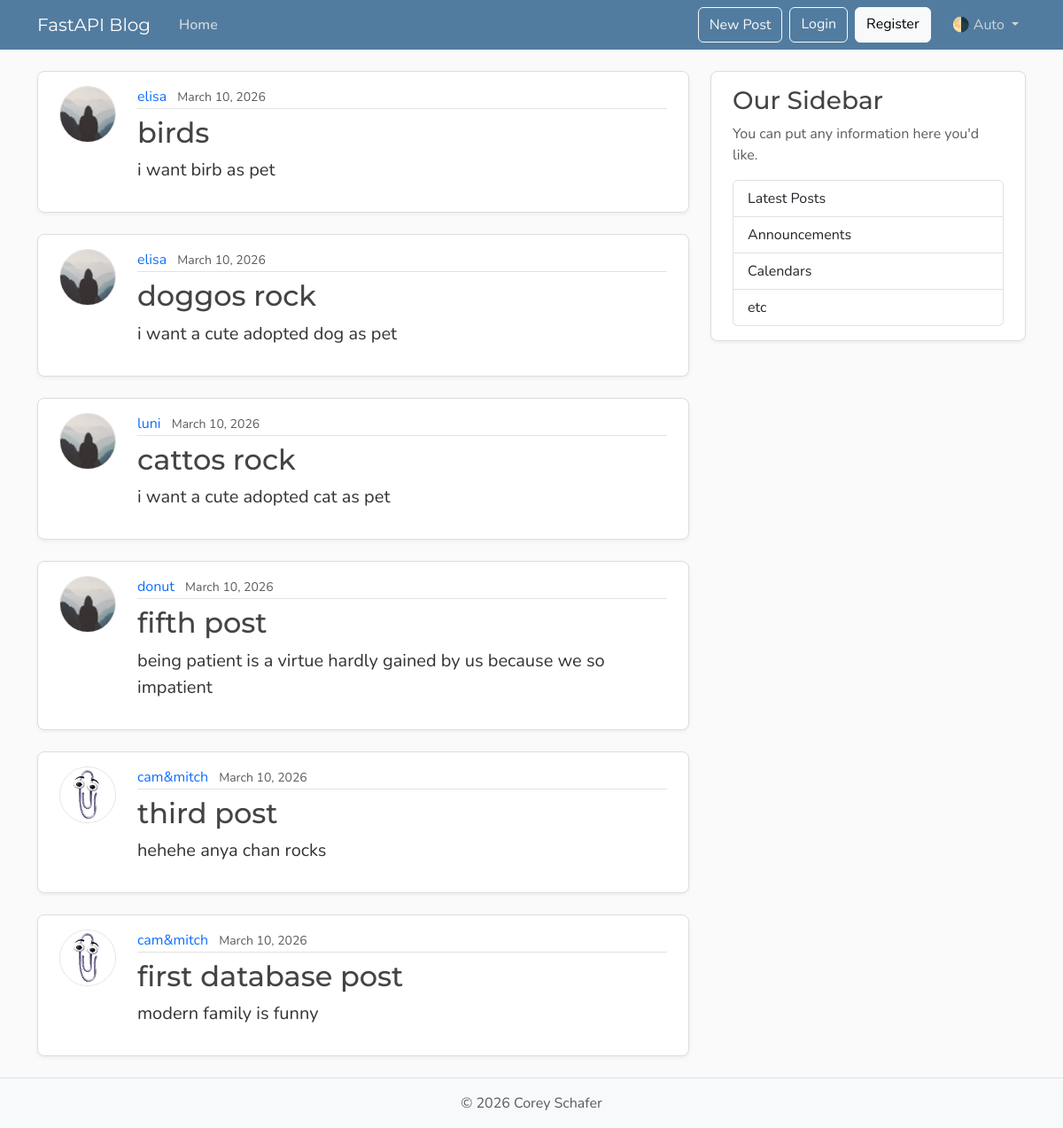
The page /posts on the database its author committed.
### models.py (models this page shows, shortened)
class Post(Base):
    __tablename__ = "posts"
    id: Mapped[int] = mapped_column(Integer, primary_key=True, index=True)
    title: Mapped[str] = mapped_column(String(100), nullable=False)
    content: Mapped[str] = mapped_column(Text, nullable=False)
    user_id: Mapped[int] = mapped_column(
        ForeignKey("users.id"),
        nullable=False,
        index = True,
    )
    date_posted: Mapped[datetime] = mapped_column(
        DateTime(timezone=True),
        default=lambda: datetime.now(UTC),
    )
    author: Mapped[User] = relationship(back_populates="posts")

class User(Base):
    __tablename__ = "users"
    id: Mapped[int] = mapped_column(Integer, primary_key=True, index=True)
    username: Mapped[str] = mapped_column(String(50), unique=True, nullable=False)
    email: Mapped[str] = mapped_column(String(120), unique=True, nullable=False)
    image_file: Mapped[str | None] = mapped_column(
        String(200),
        nullable=True,
        default=None,
    )
    posts:Mapped[list[Post]] = relationship(
        back_populates="author",
        cascade="all, delete-orphan",
    )

### main.py (the view)
@app.get("/", include_in_schema=False, name="home")
@app.get("/posts", include_in_schema=False, name="posts")
async def home(request: Request, db: Annotated[AsyncSession, Depends(get_db)]):
    result = await db.execute(
        select(models.Post)
        .options(selectinload(models.Post.author))
        .order_by(models.Post.date_posted.desc()),
    )
    posts = result.scalars().all()
    return templates.TemplateResponse(
        request,
        "home.html",
        {"posts": posts, "title": "Home"},
    )

### templates/home.html
{% extends "layout.html" %}
{% block content %}
    {% for post in posts %}
        <article class="content-section py-3 px-4 mb-4">
            <div class="d-flex align-items-start gap-4">
                <img class="rounded-circle article-img flex-shrink-0"
                     src="{{ post.author.image_path }}"
                     alt="{{ post.author.username }}'s profile picture"
                     width="64"
                     height="64"
                     loading="lazy">
                <div class="flex-grow-1">
                    <div class="article-metadata mb-2">
                        <a class="me-2"
                           href="{{ url_for("user_posts", user_id=post.author.id) }}">{{ post.author.username }}</a>
                        <small class="text-body-secondary">{{ post.date_posted.strftime("%B %d, %Y") }}</small>
                    </div>
                    <h2>
                        <a class="article-title"
                           href="{{ url_for("post_page", post_id=post.id) }}">{{ post.title }}</a>
                    </h2>
                    <p class="article-content">{{ post.content }}</p>
                </div>
            </div>
        </article>
    {% endfor %}
{% endblock content %}

### templates/layout.html (shortened to what this page needs)
<!DOCTYPE html>
<html lang="en">
    <head>
        <link href="https://cdn.jsdelivr.net/npm/bootstrap@5.3.8/dist/css/bootstrap.min.css"
              rel="stylesheet"
>
        <link rel="stylesheet"
              type="text/css"
              href="{{ url_for("static", path='css/main.css') }}">
    </head>
    <body class="d-flex flex-column min-vh-100">
        <header class="site-header">
            <nav class="navbar navbar-expand-md bg-steel fixed-top"
                 data-bs-theme="dark">
                <div class="container">
                    <a class="navbar-brand me-4" href="{{ url_for("home") }}">FastAPI Blog</a>
                    <div class="collapse navbar-collapse" id="navbarToggle">
                        <div class="navbar-nav me-auto">
                            <a class="nav-link active"
                               aria-current="page"
                               href="{{ url_for("home") }}">Home</a>
                        </div>
                        <div class="navbar-nav">
                            <button class="btn btn-outline-light mb-2 mb-md-0 me-md-2"
                                    type="button"
                                    data-bs-toggle="modal"
                                    data-bs-target="#createPostModal">New Post</button>
                            <a class="btn btn-outline-light mb-2 mb-md-0 me-md-2" href="#">Login</a>
                            <a class="btn btn-light mb-2 mb-md-0 me-md-3" href="#">Register</a>
                            <div class="nav-item dropdown">
                                <a class="nav-link dropdown-toggle"
                                   href="#"
                                   role="button"
                                   id="bd-theme"
                                   data-bs-toggle="dropdown"
                                   aria-expanded="false">
                                    <span id="bd-theme-text">🌗 Auto</span>
                                </a>
                            </div>
                        </div>
                    </div>
                </div>
            </nav>
        </header>
        <main role="main" class="container">
            <div class="row">
                <div class="col-md-8">
                    {% block content %}
                    {% endblock content %}
                </div>
                <aside class="col-md-4">
                    <div class="content-section py-3 px-4 mb-4">
                        <h3>Our Sidebar</h3>
                        <p class="text-body-secondary">You can put any information here you'd like.</p>
                        <ul class="list-group">
                            <li class="list-group-item">Latest Posts</li>
                            <li class="list-group-item">Announcements</li>
                            <li class="list-group-item">Calendars</li>
                            <li class="list-group-item">etc</li>
                        </ul>
                    </div>
                </aside>
            </div>
        </main>
        <footer class="mt-auto py-3 bg-body-tertiary border-top">
            <div class="container text-center">
                <p class="text-body-secondary mb-0">
                    © <span id="year"></span> Corey Schafer
                </p>
            </div>
        </footer>
    </body>
</html>

### static/css/main.css (style rules this page uses)
:root { --font-heading: "Montserrat", system-ui, -apple-system, BlinkMacSystemFont, sans-serif; --font-body: "Nunito", system-ui, -apple-system, BlinkMacSystemFont, sans-serif; --color-bg-body: #fafafa; --color-bg-content: #ffffff; --color-text-primary: #333333; --color-text-heading: #444444; --color-steel: #527c9f; --color-nav-link: #cbd5db; --color-nav-link-hover: #ffffff; --color-link-hover: #428bca; --color-border: #dddddd; --color-border-light: #e3e3e3; --spacing-xl: 5rem; --article-img-size: 4rem; --acount-img-size: 7.813rem; }
body { font-family: var(--font-body); background: var(--color-bg-body); color: var(--color-text-primary); }
main { padding-top: var(--spacing-xl); }
h1, h2, h3, h4, h5, h6 { font-family: var(--font-heading); color: var(--color-text-heading); }
.navbar-brand { font-family: var(--font-heading); }
a { text-decoration: none; }
.bg-steel { background-color: var(--color-steel); }
.site-header .navbar-nav .nav-link { color: var(--color-nav-link); transition: color 0.2s ease-in-out; }
.site-header .navbar-nav .nav-link.active { font-weight: 600; }
.content-section { background: var(--color-bg-content); border: 1px solid var(--color-border); border-radius: 0.5rem; box-shadow: 0 2px 4px rgba(15, 23, 42, 0.05); transition: box-shadow 0.15s ease, transform 0.15s ease, border-color 0.15s ease; }
.article-title { color: var(--color-text-handing); transition: color 0.2s ease-in-out; }
.article-content { white-space: pre-line; font-size: 1.25rem; }
.article-img { height: var(--article-img-size); width: var(--article-img-size); flex-shrink: 0; object-fit: cover; border: 1px solid var(--color-border-light); box-shadow: 0 0 0 2px var(--color-bg-content); }
.article-metadata { padding-bottom: 0.063rem; border-bottom: 1px solid var(--color-border-light); }
.article-metadata a { transition: color 0.2s ease-in-out; }
[data-bs-theme="dark"] { --color-bg-body: #1a1a1a; --color-bg-content: #2d2d2d; --color-text-primary: #e0e0e0; --color-text-heading: #f0f0f0; --color-border: #404040; --color-border-light: #4a4a4a; }

### rows shown on the page
Post: author.username "elisa", date_posted "March 10, 2026", title "birds", content "i want birb as pet"
Post: author.username "elisa", date_posted "March 10, 2026", title "doggos rock", content "i want a cute adopted dog as pet"
Post: author.username "luni", date_posted "March 10, 2026", title "cattos rock", content "i want a cute adopted cat as pet"
Post: author.username "donut", date_posted "March 10, 2026", title "fifth post", content "being patient is a virtue hardly gained by us because we so impatient"
Post: author.image_path (picture), author.username "cam&mitch", date_posted "March 10, 2026", title "third post", content "hehehe anya chan rocks"
Post: author.image_path (picture), author.username "cam&mitch", date_posted "March 10, 2026", title "first database post", content "modern family is funny"
